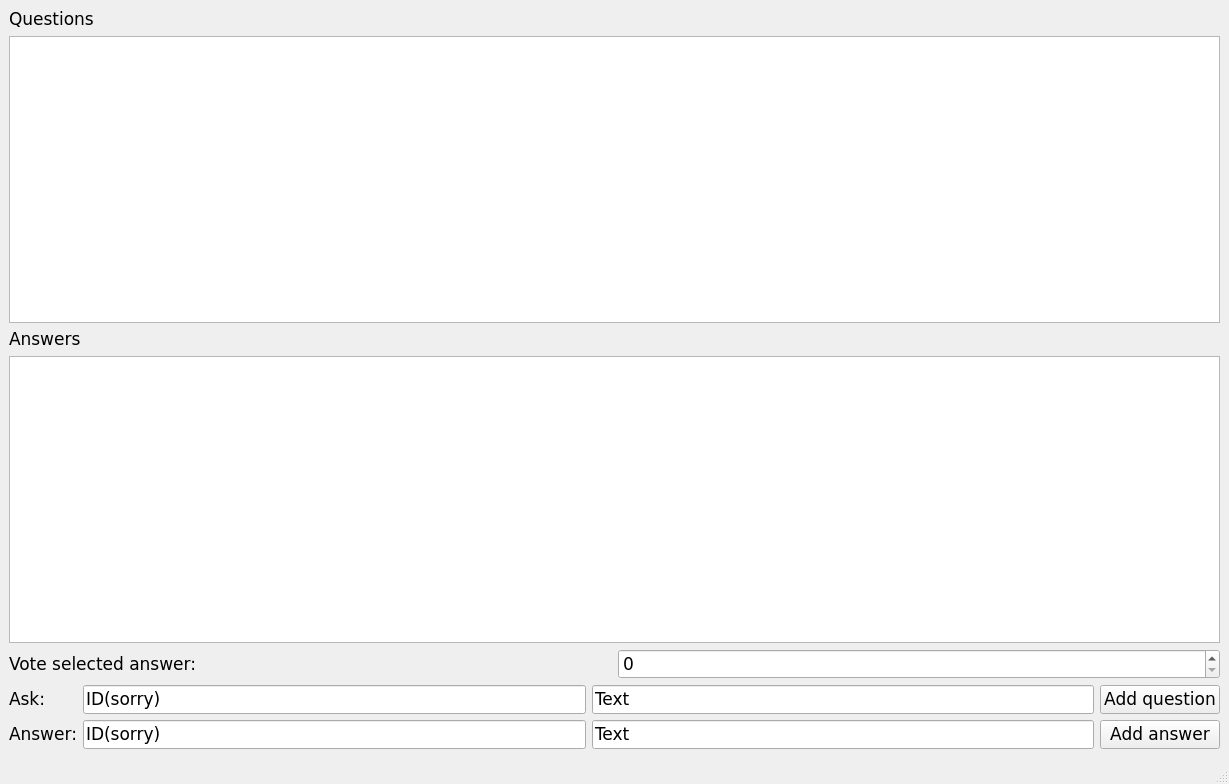
<?xml version="1.0" encoding="UTF-8"?>
<ui version="4.0">
 <class>User_window</class>
 <widget class="QMainWindow" name="User_window">
  <property name="geometry">
   <rect>
    <x>0</x>
    <y>0</y>
    <width>1229</width>
    <height>784</height>
   </rect>
  </property>
  <property name="font">
   <font>
    <family>DejaVu Sans</family>
    <pointsize>13</pointsize>
   </font>
  </property>
  <property name="windowTitle">
   <string>User_window</string>
  </property>
  <widget class="QWidget" name="centralwidget">
   <layout class="QVBoxLayout" name="verticalLayout_4">
    <item>
     <layout class="QVBoxLayout" name="verticalLayout">
      <item>
       <widget class="QLabel" name="label">
        <property name="text">
         <string>Questions</string>
        </property>
       </widget>
      </item>
      <item>
       <widget class="QListWidget" name="questions_listWidget"/>
      </item>
     </layout>
    </item>
    <item>
     <layout class="QVBoxLayout" name="verticalLayout_2">
      <item>
       <widget class="QLabel" name="label_2">
        <property name="text">
         <string>Answers</string>
        </property>
       </widget>
      </item>
      <item>
       <widget class="QListWidget" name="answers_listWidget"/>
      </item>
     </layout>
    </item>
    <item>
     <layout class="QHBoxLayout" name="horizontalLayout_2">
      <item>
       <widget class="QLabel" name="label_5">
        <property name="text">
         <string>Vote selected answer:</string>
        </property>
       </widget>
      </item>
      <item>
       <widget class="QSpinBox" name="spinBox"/>
      </item>
     </layout>
    </item>
    <item>
     <layout class="QHBoxLayout" name="horizontalLayout_4">
      <item>
       <layout class="QFormLayout" name="formLayout">
        <item row="0" column="0">
         <widget class="QLabel" name="label_3">
          <property name="text">
           <string>Ask:</string>
          </property>
         </widget>
        </item>
        <item row="0" column="1">
         <layout class="QHBoxLayout" name="horizontalLayout">
          <item>
           <widget class="QLineEdit" name="id_lineEdit">
            <property name="text">
             <string>ID(sorry)</string>
            </property>
           </widget>
          </item>
          <item>
           <widget class="QLineEdit" name="question_lineEdit">
            <property name="text">
             <string>Text</string>
            </property>
           </widget>
          </item>
         </layout>
        </item>
        <item row="1" column="0">
         <widget class="QLabel" name="label_4">
          <property name="text">
           <string>Answer:</string>
          </property>
         </widget>
        </item>
        <item row="1" column="1">
         <layout class="QHBoxLayout" name="horizontalLayout_3">
          <item>
           <widget class="QLineEdit" name="answer_id_lineEdit">
            <property name="text">
             <string>ID(sorry)</string>
            </property>
           </widget>
          </item>
          <item>
           <widget class="QLineEdit" name="answer_lineEdit">
            <property name="text">
             <string>Text</string>
            </property>
           </widget>
          </item>
         </layout>
        </item>
       </layout>
      </item>
      <item>
       <layout class="QVBoxLayout" name="verticalLayout_3">
        <item>
         <widget class="QPushButton" name="add_question_pushButton">
          <property name="text">
           <string>Add question</string>
          </property>
         </widget>
        </item>
        <item>
         <widget class="QPushButton" name="add_answer_pushButton">
          <property name="text">
           <string>Add answer</string>
          </property>
         </widget>
        </item>
       </layout>
      </item>
     </layout>
    </item>
   </layout>
  </widget>
  <widget class="QStatusBar" name="statusbar"/>
 </widget>
 <resources/>
 <connections/>
</ui>
